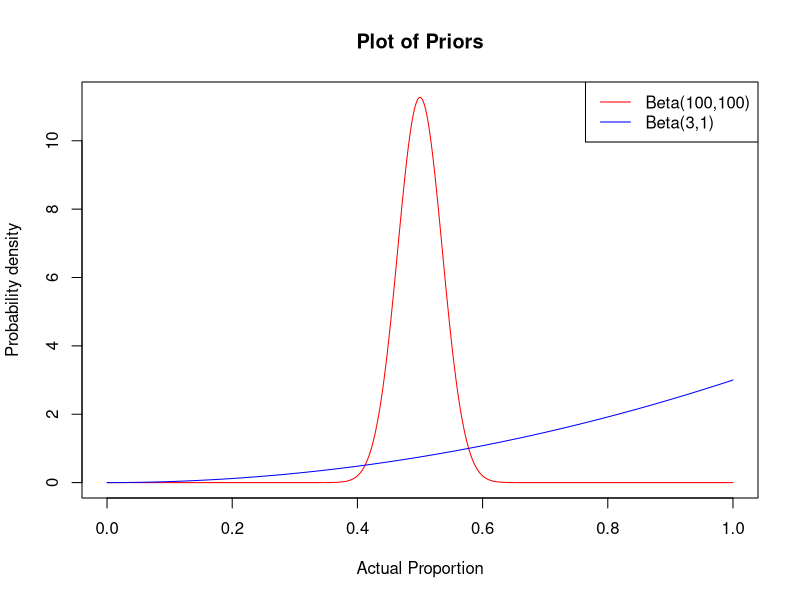
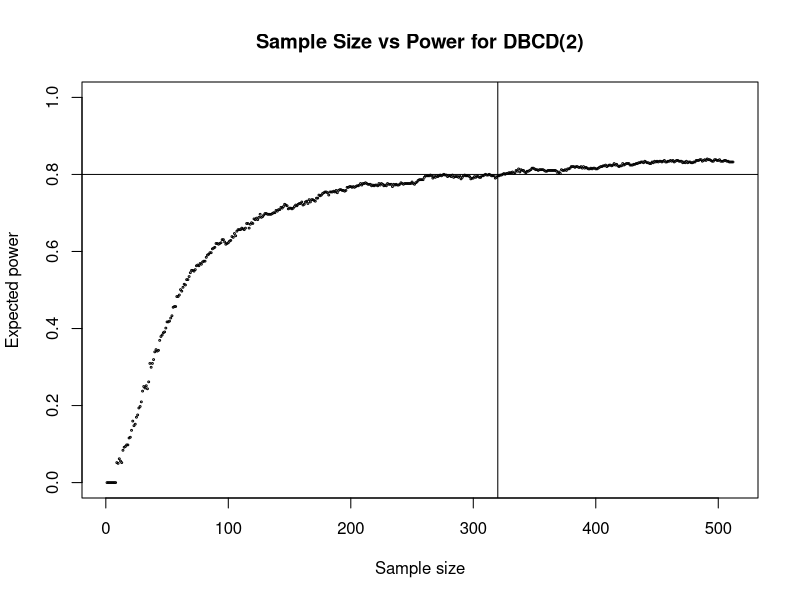

The R source for these figures, in order: (Note: a time limit stopped this script after it produced the figures.)
## ---- chunk 1

balanced <- function(i, j, k, l, chooser_params) {

  n <- i + j + k + l

  if (n %% 2) {
    action <- sample(c(1, 2), size = 1)
  } else {
    if (i + j < k + l) {
      action <- 1
    } else {
      action <- 2
    }
  }

  return(action)
}


thomper <- function( i, j, k, l, chooser_params ) {

  sample.c <- rbeta(1, i + prior.i, j + prior.j)
  sample.n <- rbeta(1, k + prior.k, l + prior.l)

  if (sample.c > sample.n) {
    return(1)
  } else {
    return(2)
  }
}


foo <- function(i, j, k, l) {
  # https://gwern.net/doc/statistics/decision/1933-thompson.pdf
  numer <- 0

  for (a in 0:(i)) {
    numer <- numer + (choose(i + k - a, k) * choose(j + l + 1 + a, l))
  }
  denom <- choose(i + j + k + l + 2, k + l + 1)
  sum <- numer / denom

  return(sum)
}


tw <- function(i, j, k, l, chooser_params) {

  c <- chooser_params

  prob <- tryCatch(
    {
      min(foo(i + prior.i, j + prior.j, k + prior.k, l + prior.l), 1)
    },
    error = function(cond) {
      expected.c <- (i + prior.i) / (i + prior.i + j + prior.j)
      expected.n <- (k + prior.k) / (k + prior.k + l + prior.l)

      if (expected.c > expected.n) {
        1
      } else {
        0
      }
    }
  )

  if (is.na(prob)) {
    sample.c <- rbeta(1, i + prior.i, j + prior.j)
    sample.n <- rbeta(1, k + prior.k, l + prior.l)

    if (sample.c > sample.n) {
      prob <- 1
    } else {
      prob <- 0
    }
  }

  quant <- (prob**c) / (prob**c + (1 - prob)**c)

  #print(paste("c:", c, "prob:", prob, "quant:", quant, "i:", i, "j:",j ,"k:", k,"l:", l))
  if (is.na(quant)) {
    print(paste(i, j, k, l))
  }

  action <- sample(c(1, 2), 1, prob = c(quant, 1 - quant))

  return(action)
}

DTL <- function(i, j, k, l, chooser_params) {
  numb_of_immigrants <- chooser_params

  done = FALSE
  while(1 - done) {
    urn <- c(5, 2 + numb_of_immigrants - j, 2 + numb_of_immigrants - l)
    #print(urn)
    ball <- sample(c(0, 1, 2), 1, prob = c(urn / sum(urn)))
    if (ball == 0) {
      numb_of_immigrants <- numb_of_immigrants + 1
    } else {
      done <- TRUE
    }
  }
  return(c(ball, numb_of_immigrants))
}


g <- function(alpha, x, y) {
  if (x == 1) {
    return(0)
  } else if (x == 0) {
    return(1)
  } else {
    numer <- y * (y / x)**alpha
    denom <- y * (y / x)**alpha + (1 - y) * ((1 - y) / (1 - x))**alpha
    return(numer / denom)
  }
}


DBCD <- function(i, j, k, l, chooser_params) {

  alpha <- chooser_params

  n <- i + j + k + l
  if (n < 4) {
    if (n %% 2 == 1) {
      return(1)
    } else {
      return(2)
    }
  } else {

    p_hat_m_1 <- (i + 0.5) / (i + j + 1)
    p_hat_m_2 <- (k + 0.5) / (k + l + 1)

    q_hat_m_1 <- 1 - p_hat_m_1
    q_hat_m_2 <- 1 - p_hat_m_2

    p_hat_m <- q_hat_m_2 / (q_hat_m_2 + q_hat_m_1)

    prob <- g(alpha, (i + j) / n, p_hat_m)

    #print(prob)

    action <- sample(c(1, 2), 1, prob = c(prob, 1 - prob))
    return(action)
  }
}


ebm <- function(i, j, k, l, chooser_params) {

  trial_size <- chooser_params
  patient <- i + j + k + l

  if (patient < trial_size) {
    if (patient %% 2) {
      return(sample(c(1, 2), size = 1))
    } else {
      if (i + j < k + l) {
        return(1)
      } else {
        return(2)
      }
    }
  } else {
    expected.c <- (prior.i + i) / (prior.i + i + prior.j + j)
    expected.n <- (prior.k + k) / (prior.k + k + prior.l + l)

    if (expected.c > expected.n) {
      return(1)
    } else {
      return(2)
    }
  }
}



## ---- chunk 2

one_run <- function(n, chooser, chooser_params, alpha) {

  i <- 0
  j <- 0
  k <- 0
  l <- 0

  # set the true probability of success
  p.c <- rbeta(1, prior.i, prior.j)
  p.n <- rbeta(1, prior.k, prior.l)

  correctly_reject_nulls <- c()
  is_successes <- c()

  for (m in 1:n) {

    # use the chooser function to pick an action
    # in this case, it should return 1 or 2
    action <- chooser(i, j, k, l, chooser_params)
    if (length(action) != 1) {
      chooser_params <- action[2]
      action <- action[1]
    }

    if (action == 1) {

      # decide whether or not the treatment is a success
      sample <- rbinom(1, 1, p.c)

      if (sample == 1) {
        # success!
        i <- i + 1
      } else if (sample == 0) {
        # failure
        j <- j + 1
      }
    } else {
      # decide whether or not the treatment is a success
      sample <- rbinom(1, 1, p.n)

      if (sample == 1) {
        # success!
        k <- k + 1
      } else if (sample == 0) {
        # failure
        l <- l + 1
      }
    }

    xtab <- as.table(rbind(c(i, j), c(k, l)))
    dimnames(xtab) <- list(
      group = c("grp1", "grp2"),
      success = c("yes", "no")
    )

    null_rejected <- tryCatch(
      {
        test <- prop.test(xtab)
        test["p.value"] < alpha
      },
      error=function(cond) {
        FALSE
      }
    )
    if (is.na(null_rejected)) {
      null_rejected <- FALSE
    }
    # power is based on _correctly_ rejecting the null
    # we must ignore rejections where the sign is wrong
    p.c_hat <- i / (i + j)
    p.n_hat <- k / (k + l)
    incorrect_direction <- (p.c_hat > p.n_hat) != (p.c > p.n)
    correctly_reject_null <- null_rejected
    if (null_rejected && incorrect_direction) {
      correctly_reject_null <- FALSE
    }

    correctly_reject_nulls <- append(correctly_reject_nulls, correctly_reject_null)
    is_successes <- append(is_successes, sample)
  }

  return(rbind(correctly_reject_nulls, is_successes))
}


simulator <- function(numb_of_sims, numb_of_patients, runner, chooser, chooser_params, alpha) {

  runs <- array(0, dim = c(2, numb_of_patients))

  for (iter in 1:(numb_of_sims)) {

    run_results <- runner(numb_of_patients, chooser, chooser_params, alpha)
    runs <- runs + (run_results - runs) / (iter + 1)
  }

  return(runs)
}

## ---- chunk 3

# setup parameters
numb_of_sims <- 500
numb_of_patients <- 2**9

prior.i <- 100
prior.j <- 100
prior.k <- 3
prior.l <- 1

power_threshold <- 0.8
alpha <- 0.05

# plot beta distributions
x1 <- seq(0, 1, length=1000)
y1 <- dbeta(x1, prior.i, prior.j)
plot(x1, y1,
     type = "l", col = "red", main = "Plot of Priors",
     ylab = "Probability density", xlab = "Actual Proportion")

x2 <- seq(0, 1, length = 1000)
y2 <- dbeta(x1, prior.k, prior.l)
lines(x2, y2, col = "blue")
legend(x = "topright",
       legend = c(paste0("Beta(", prior.i, ",", prior.j, ")"),
                  paste0("Beta(", prior.k, ",", prior.l, ")")),
       lty = 1, col = c("red", "blue"))

## ---- chunk 4

chooser <- "DBCD"
chooser_params <- 2

# simulate the clinical trials
sim_output <- simulator(numb_of_sims, numb_of_patients, one_run, get(chooser), chooser_params, alpha)

## ---- chunk 5

# plot the expected power for each sample size

png("sample size vs power for DBCD(2); B(100,100) & B(1,3).png",
    units = "in", width = 5, height = 4, res = 300)

x <- 1:numb_of_patients
y <- sim_output[1, ]

plot(x, y,
     ylim = c(0, 1), cex = 0.25,
     ylab = "Expected power", xlab = "Sample size",
     main = "Sample Size vs Power for DBCD(2)")

# find the sample size that give the power_threshold set earlier
abline(h = power_threshold)
optimal_sample_size <- sum(y < power_threshold)
optimal_sample_size
abline(v = optimal_sample_size)

dev.off()

## ---- chunk 6

add_to_csv <- function(numb_of_sims, numb_of_patients, runner, chooser, chooser_params, alpha) {

  sim_output <- simulator(numb_of_sims, numb_of_patients, runner, get(chooser), chooser_params, alpha)

  orders_of_magitude <- floor(log(numb_of_patients, 2))

  for (i in 1:orders_of_magitude) {
    sample_size <- 2**i
    df <- data.frame(
      "timestamp" = Sys.Date(),
      "number of sims" = numb_of_sims,
      "sample size" = sample_size,
      "chooser" = chooser,
      "chooser_params" = chooser_params,
      "prior.i" = prior.i,
      "prior.j" = prior.j,
      "prior.k" = prior.k,
      "prior.l" = prior.l,
      "power" = sim_output[1,][sample_size],
      "ENS" = mean(sim_output[2,1:sample_size])
    )
    write.table(df, "power and ENS for adaptive trials.csv",
                append = TRUE, sep = ",",
                col.names = FALSE, row.names = FALSE)
  }
}

## ---- chunk 7

priors <- rbind(
  c(1, 1),
  c(100, 100),
  # c(100, 1),
  # c(1, 100),
  c(3, 1),
  # c(3, 2),
  # c(6, 4),
  # c(10, 1),
  # c(10, 10),
  # c(420, 300),
  # c(600, 500),
  c(1000, 10),
  c(1010, 10)
)

choosers <- rbind(
  c("balanced", "NA")
)

# choosers <- rbind(
#   c("balanced", "NA"),
#   c("thomper", "NA"),
#   c("DTL", 0),
#   c("DTL", 2),
#   c("DTL", 6),
#   c("DBCD", 0),
#   c("DBCD", 2),
#   c("DBCD", 4),
#   c("tw", 0.5)
# )


# choosers <- rbind(
#   c("tw", 1/3),
#   c("tw", 2/3),
#   c("tw", 1/5),
#   c("tw", 4/5),
#   c("tw", 1/9),
#   c("tw", 8/9)
# )


for (x in 1:dim(priors)[1]) {
  for (y in 1:dim(priors)[1]) {
    if (y >= x) {
      prior.i <- priors[x, 1]
      prior.j <- priors[x, 2]
      prior.k <- priors[y, 1]
      prior.l <- priors[y, 2]
      print(paste(prior.i, prior.j, prior.k, prior.l))

      for (z in 1:dim(choosers)[1]) {
        print(paste(choosers[z, ][1], choosers[z, ][2]))
        add_to_csv(10000, 2**8, one_run, choosers[z, ][1], as.numeric(choosers[z, ][2]), alpha)
      }
    }
  }
}
## ---- chunk 8

# pull in data
df <- read.csv("power and ENS for adaptive trials.csv")

# force type conversion
df$power <- as.numeric(df$power)
df$ENS <- as.numeric(df$ENS)

# filter data frame
df <- df[df$sample.size == 2**9, ]
df <- df[df$number.of.sims == 1000, ]
df <- df[df$prior.i == 1, ]
df <- df[df$prior.j == 1, ]
df <- df[df$prior.k == 1, ]
df <- df[df$prior.l == 1, ]

# group by allocation method and average across different sims of the same thing
df <- aggregate(df[, 10:11], by=list(paste(df$chooser, df$chooser_params)), FUN=mean)

# plot results on a scatter plot
plot(df$power, df$ENS,
     xlim = c(0, 1), ylim = c(0, 1),
     main = "Pareto frontier", sub = "Expected Power vs Expected Benifit",
     xlab = "Expected Power", ylab = "Expected Proportion of Successes")

# label all points
#text(df$power, df$ENS - 0.01, labels = df$Group.1)

# find points on the Pareto frontier
df <- df[order(df$power, decreasing = TRUE), ]
df <- df[which(df$ENS == cummax(df$ENS)), ]
lines(df$power, df$ENS)

# label points on the Pareto frontier
text(df$power + 0.012, df$ENS + 0.012, labels = df$Group.1)
